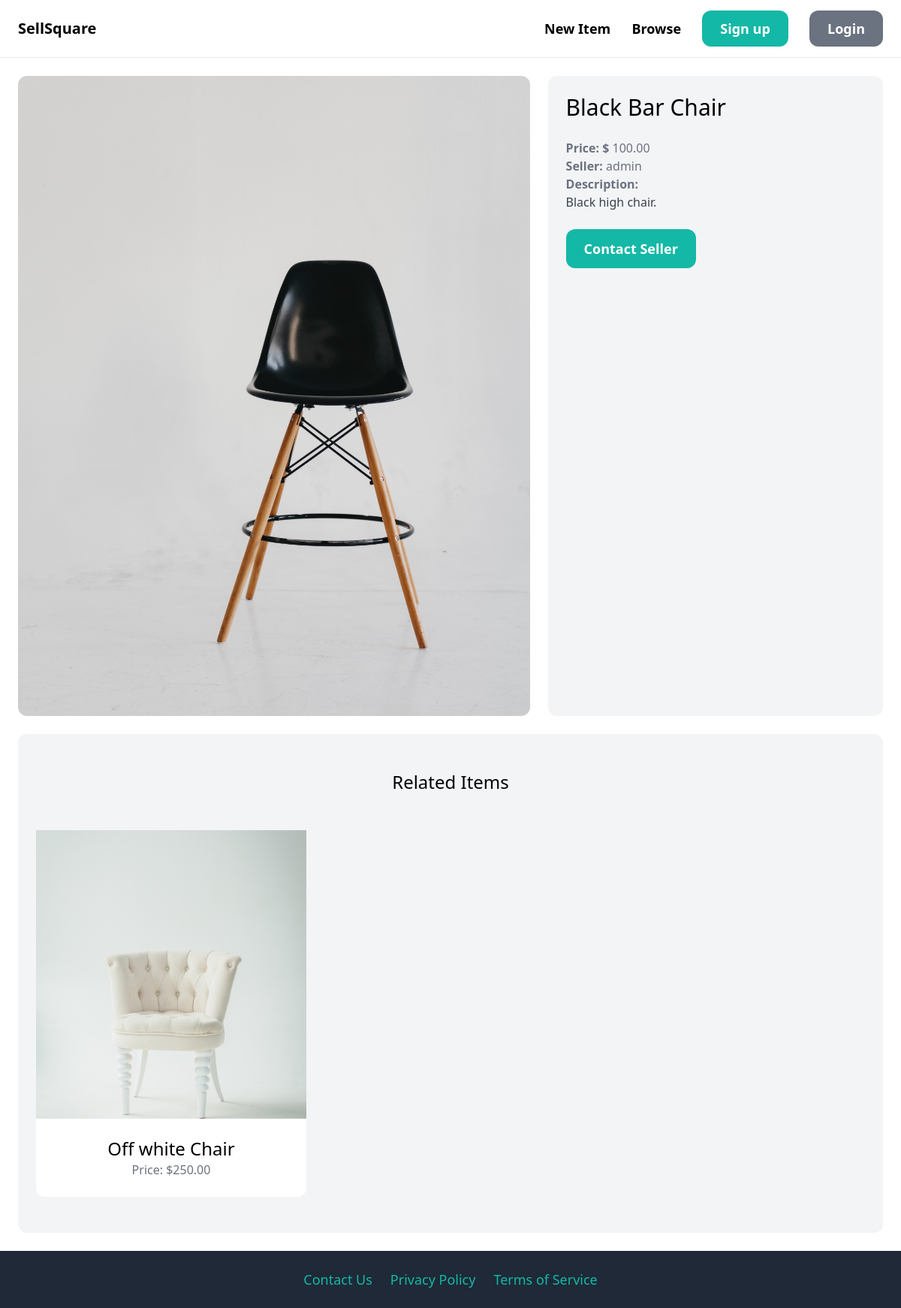
/items/6/, run on the app's committed database.
### item/models.py (models this page shows, shortened)
class Item(models.Model):
    category = models.ForeignKey(Category, related_name='items', on_delete=models.CASCADE)
    name = models.CharField(max_length=255)
    description = models.TextField(blank=True, null=True)
    price = models.DecimalField(max_digits=10, decimal_places=2)
    image = models.ImageField(upload_to='item_images', blank=True, null=True)
    is_sold = models.BooleanField(default=False)
    created_by = models.ForeignKey(User, related_name='items', on_delete=models.CASCADE)
    created_at = models.DateTimeField(auto_now_add=True)

### item/views.py (the view)
# urls.py: path('<int:pk>/', views.detail, name='detail'),
def detail(request, pk):
    item = get_object_or_404(Item, pk=pk)
    related_items = Item.objects.filter(category=item.category, is_sold=False).exclude(pk=pk)[0:3]
    return render(request, 'item/detail.html', {
        'item': item ,
        'related_items': related_items
        })

### item/templates/item/detail.html (shortened to what this page needs)
{% extends 'core/base.html' %}
{% block content %}
<div class="grid grid-cols-5 gap-6">
    <div class="col-span-3">
        <img src="{{ item.image.url }}" class="rounded-xl">
    </div>
    <div class="col-span-2 p-6 bg-gray-100 rounded-xl">
        <h1 class="mb-6 text-3xl">{{ item.name }}</h1>
        <p class="text-gray-500"><strong>Price: $ </strong>{{ item.price }}</p>
        <p class="text-gray-500"><strong>Seller: </strong>{{ item.created_by.username }}</p>
        {% if item.description %}
            <p class="text-gray-700">
                <strong class="text-gray-500">Description:</strong><br>
                {{ item.description }}
            </p>
        {% endif %}
        {% if request.user == item.created_by %}
            <div class="mt-6 p-6 bg-white rounded-xl">
                <p>This is your item!</p>
                <a href="{% url 'item:edit' item.id %}" class="inline-block mt-6 px-6 py-3 text-lg font-semibold bg-teal-500 text-white rounded-xl">Edit</a>
                <a href="{% url 'item:delete' item.id %}" class="inline-block mt-6 px-6 py-3 text-lg font-semibold bg-red-500 text-white rounded-xl">Delete</a>
            </div>
        {% else %}
            <a href="{% url 'conversation:new' item.id %}" class="inline-block mt-6 px-6 py-3 text-lg font-semibold bg-teal-500 text-white rounded-xl hover:bg-teal-700">Contact Seller</a>
        {% endif %}
    </div>
</div>
    <div class="mt-6 px-6 py-12 bg-gray-100 rounded-xl">
        <h2 class="mb-12 text-2xl text-center">Related Items</h2>
        <div class="grid grid-cols-3 gap-3">
            {% for item in related_items %}
            <div>
                <a href="{% url 'item:detail' item.id %}">
                    <div class="h-96 w-full overflow-hidden">
                        <img src="{{ item.image.url }}" class="w-full h-full object-cover">
                    </div>
                    <div class="p-6 bg-white rounded-b-xl">
                        <h2 class="text-2xl text-center">{{ item.name }}</h2>
                        <p class ="text-gray-500 text-center">Price: ${{ item.price }}</p>
                    </div>
                </a>
            </div>
            {% endfor %}
        </div>
    </div>
{% endblock %}

### data on the page
Item: image (picture), name "Black Bar Chair", price "100.00", created_by.username "admin", description "Black high chair."
Item: image (picture), name "Off white Chair", price "250.00"
